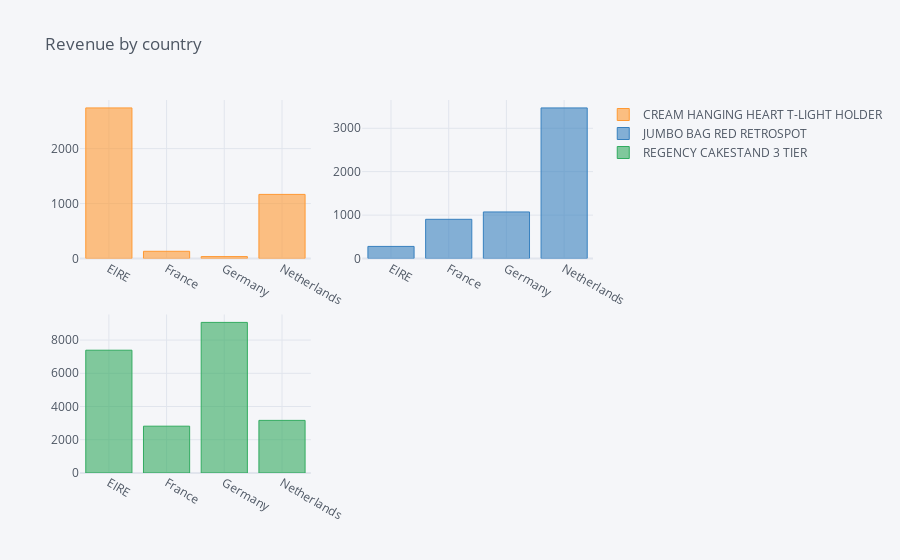

The notebook cell saved with this chart:
### Code cell
df5.iplot(kind= 'bar',
          subplots= True,
          title='Revenue by country')

### Figure 1 — Plotly figure (JSON) as saved in the notebook; plotly's stock layout.template omitted (floating-point values rounded to 4 significant figures)
{"data": [{"marker": {"color": "rgba(255, 153, 51, 0.6)", "line": {"color": "rgba(255, 153, 51, 1.0)", "width": 1}}, "name": "CREAM HANGING HEART T-LIGHT HOLDER", "orientation": "v", "text": "", "type": "bar", "x": ["EIRE", "France", "Germany", "Netherlands"], "xaxis": "x", "y": [2741.0, 131.8, 35.4, 1167], "yaxis": "y"}, {"marker": {"color": "rgba(55, 128, 191, 0.6)", "line": {"color": "rgba(55, 128, 191, 1.0)", "width": 1}}, "name": "JUMBO BAG RED RETROSPOT", "orientation": "v", "text": "", "type": "bar", "x": ["EIRE", "France", "Germany", "Netherlands"], "xaxis": "x2", "y": [278.7, 903.4, 1073.0, 3468], "yaxis": "y2"}, {"marker": {"color": "rgba(50, 171, 96, 0.6)", "line": {"color": "rgba(50, 171, 96, 1.0)", "width": 1}}, "name": "REGENCY CAKESTAND 3 TIER", "orientation": "v", "text": "", "type": "bar", "x": ["EIRE", "France", "Germany", "Netherlands"], "xaxis": "x3", "y": [7389.0, 2817.0, 9062.0, 3166.0], "yaxis": "y3"}], "layout": {"legend": {"bgcolor": "#F5F6F9", "font": {"color": "#4D5663"}}, "paper_bgcolor": "#F5F6F9", "plot_bgcolor": "#F5F6F9", "title": {"font": {"color": "#4D5663"}, "text": "Revenue by country"}, "xaxis": {"anchor": "y", "domain": [0, 0.45], "gridcolor": "#E1E5ED", "showgrid": true, "tickfont": {"color": "#4D5663"}, "title": {"font": {"color": "#4D5663"}, "text": ""}, "zerolinecolor": "#E1E5ED"}, "xaxis2": {"anchor": "y2", "domain": [0.55, 1], "gridcolor": "#E1E5ED", "showgrid": true, "tickfont": {"color": "#4D5663"}, "title": {"font": {"color": "#4D5663"}, "text": ""}, "zerolinecolor": "#E1E5ED"}, "xaxis3": {"anchor": "y3", "domain": [0, 0.45], "gridcolor": "#E1E5ED", "showgrid": true, "tickfont": {"color": "#4D5663"}, "title": {"font": {"color": "#4D5663"}, "text": ""}, "zerolinecolor": "#E1E5ED"}, "yaxis": {"anchor": "x", "domain": [0.575, 1], "gridcolor": "#E1E5ED", "showgrid": true, "tickfont": {"color": "#4D5663"}, "title": {"font": {"color": "#4D5663"}, "text": ""}, "zerolinecolor": "#E1E5ED"}, "yaxis2": {"anchor": "x2", "domain": [0.575, 1], "gridcolor": "#E1E5ED", "showgrid": true, "tickfont": {"color": "#4D5663"}, "title": {"font": {"color": "#4D5663"}, "text": ""}, "zerolinecolor": "#E1E5ED"}, "yaxis3": {"anchor": "x3", "domain": [0, 0.425], "gridcolor": "#E1E5ED", "showgrid": true, "tickfont": {"color": "#4D5663"}, "title": {"font": {"color": "#4D5663"}, "text": ""}, "zerolinecolor": "#E1E5ED"}}}
